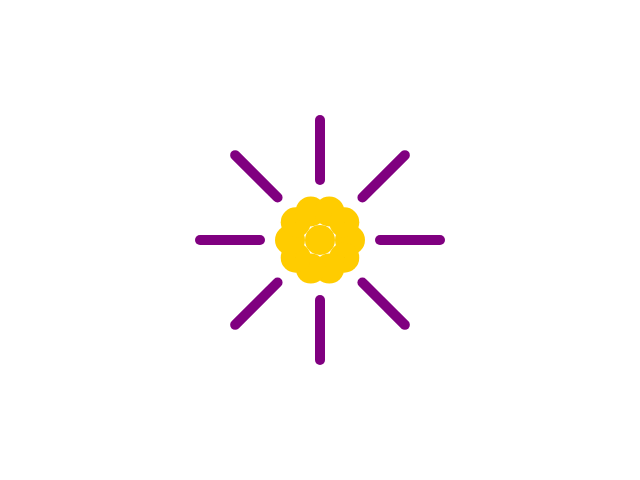
Frame 1 (no input)
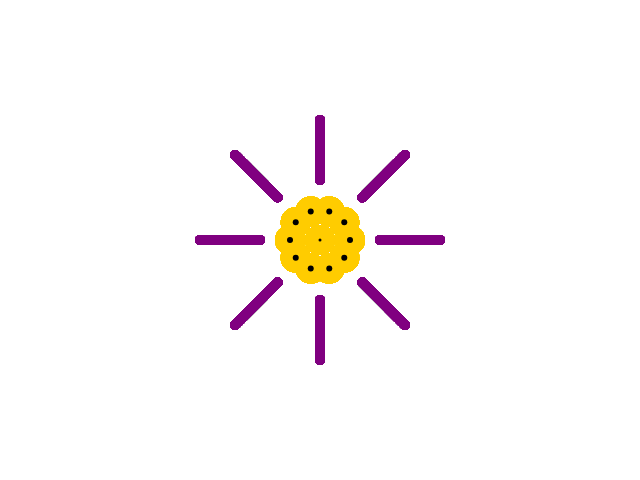
Frame 60 (no input)
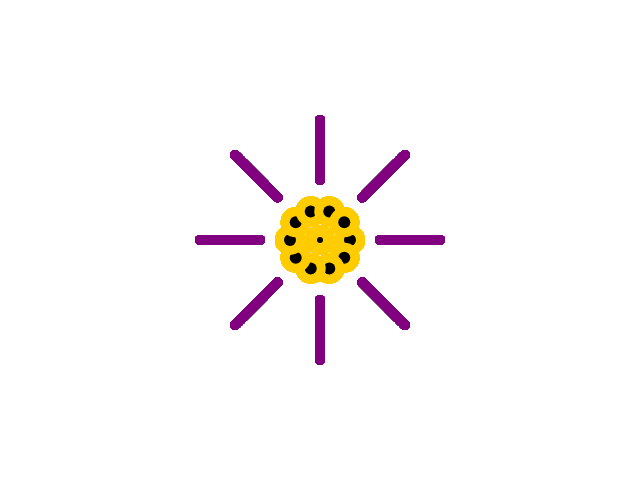
Frame 120 (the mouse pressed at the canvas centre since frame 60)

The p5.js sketch that drew these frames (run headless with seeded random() and noise() and a simulated clock; from frame 60 on, the mouse is pressed at the canvas centre):

// p5.js sketch
// ── sketch.js
var screenWidth = 640;
var screenHeight = 480;
var dotSize = 30;
var pistil = []; 
var petals = [];
var growRate = 0.1;

function setup() {
  // put setup code here
	createCanvas(screenWidth, screenHeight);
	var cX = screenWidth/2; var cY = screenHeight/2;
	pistil.push(dot(cX, cY, dotSize, 0.05));
	var dotCount = 10;
	var radius = dotSize ;
	// place the outter dots equidistant around the circle
	for(var i = 0; i < dotCount; i++) {
	    var x = cX + radius * Math.cos(2 * Math.PI * i / dotCount);
	    var y = cY + radius * Math.sin(2 * Math.PI * i / dotCount);   
		pistil.push(dot(x, y, dotSize, growRate));
	}
	var petalCount = 8;
	var petalLength = dotSize * 2;
	var petalRadius = dotSize * 2;
	for(var i = 0; i < petalCount; i++) {
	    var x1 = cX + petalRadius * Math.cos(2 * Math.PI * i / petalCount);
	    var y1 = cY + petalRadius * Math.sin(2 * Math.PI * i / petalCount);   
		var x2 = cX + (petalLength+petalRadius) * Math.cos(2 * Math.PI * i / petalCount);
	    var y2 = cY + (petalLength+petalRadius) * Math.sin(2 * Math.PI * i / petalCount);
		petals.push(petal(x1, y1, x2, y2));
	}
}

function draw() {
	pistil.forEach(function(p){
		p.draw()
	});
	petals.forEach(function(p){
		p.draw();
	})
}

function dot(_centerX, _centerY, _maxSize, _growRate){
	var innerSize = 0;
	var centerX = _centerX;
	var centerY = _centerY;
	var maxCircleSize = _maxSize;
	var growRate = _growRate;
	return {
		draw: function(){
		    fill(255, 204, 0);
			noStroke();
			ellipse(centerX, centerY, maxCircleSize, maxCircleSize)
			fill(0,0,0)
			innerSize = (innerSize + growRate) % maxCircleSize; 
			ellipse(centerX, centerY, innerSize, innerSize) // growing just the x or y is pretty neat
			}
		}
}

function petal(x1, y1, x2, y2){
	var x1 = x1; var y1 = y1; var y2 = y2;
	return {
			draw: function(){
				stroke(128,0,128);
				strokeWeight(10);
				line(x1, y1, x2, y2);
			}
	}

}
